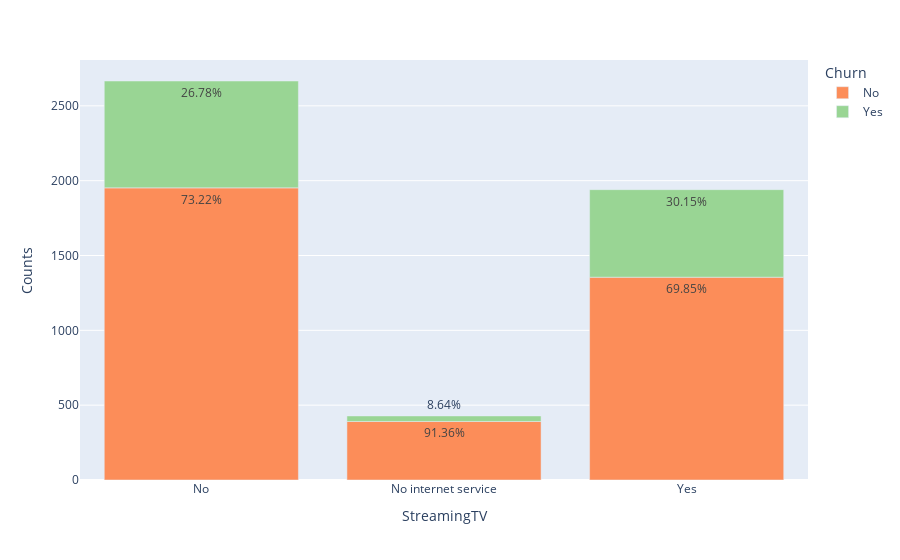

Notebook code for this chart:
### Markdown cell above
Churn / StreamingTV

### Code cell
df_streaming = Data_All.groupby(['StreamingTV','Churn']).size().reset_index()
df_streaming['percentage'] =Data_All.groupby(['StreamingTV','Churn']).size().groupby(level=0).apply(lambda x: 100* x /float(x.sum())).values
df_streaming.columns = ['StreamingTV','Churn','Counts','Percentage']

fig = px.bar(df_streaming,x='StreamingTV',y='Counts',color='Churn',color_discrete_map={
    'Yes': '#99d594',
    'No': '#FC8D59',
    },
    text = df_streaming['Percentage'].apply(lambda x : '{0:1.2f}%'.format(x)))
display(fig)

### Figure 1 — Plotly figure (JSON) as saved in the notebook; plotly's stock layout.template omitted (floating-point values rounded to 4 significant figures)
{"data": [{"alignmentgroup": "True", "hovertemplate": "Churn=No<br>StreamingTV=%{x}<br>Counts=%{y}<br>text=%{text}<extra></extra>", "legendgroup": "No", "marker": {"color": "#FC8D59", "pattern": {"shape": ""}}, "name": "No", "offsetgroup": "No", "orientation": "v", "showlegend": true, "text": ["73.22%", "91.36%", "69.85%"], "textposition": "auto", "type": "bar", "x": ["No", "No internet service", "Yes"], "xaxis": "x", "y": [1952, 391, 1355], "yaxis": "y"}, {"alignmentgroup": "True", "hovertemplate": "Churn=Yes<br>StreamingTV=%{x}<br>Counts=%{y}<br>text=%{text}<extra></extra>", "legendgroup": "Yes", "marker": {"color": "#99d594", "pattern": {"shape": ""}}, "name": "Yes", "offsetgroup": "Yes", "orientation": "v", "showlegend": true, "text": ["26.78%", "8.64%", "30.15%"], "textposition": "auto", "type": "bar", "x": ["No", "No internet service", "Yes"], "xaxis": "x", "y": [714, 37, 585], "yaxis": "y"}], "layout": {"barmode": "relative", "legend": {"title": {"text": "Churn"}, "tracegroupgap": 0}, "margin": {"t": 60}, "xaxis": {"anchor": "y", "domain": [0, 1], "title": {"text": "StreamingTV"}}, "yaxis": {"anchor": "x", "domain": [0, 1], "title": {"text": "Counts"}}}}
